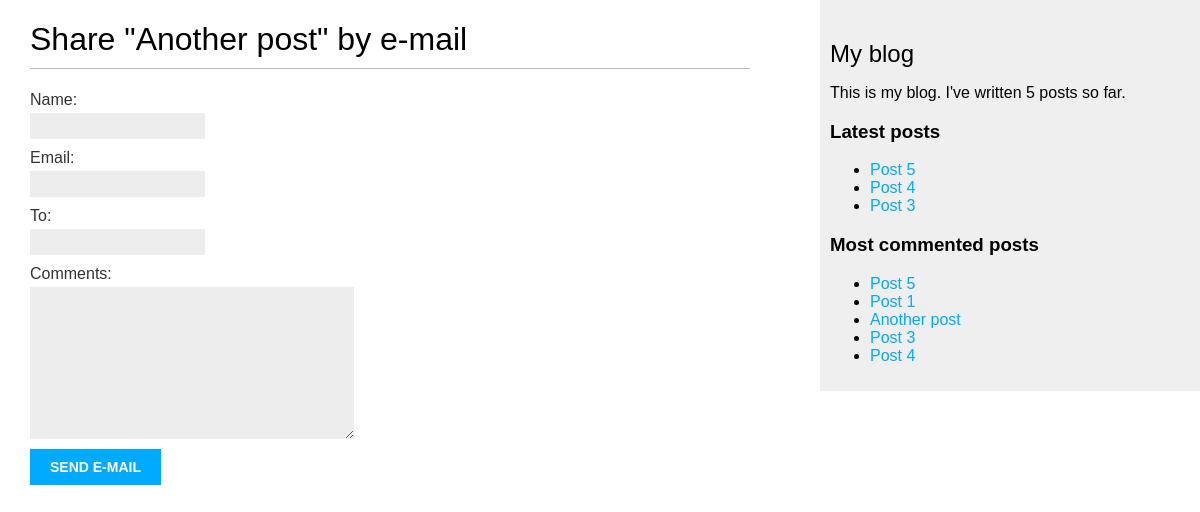
/blog/2/share/, run on the app's committed database.
### blog/models.py (models this page shows, shortened)
class Post(models.Model):
    class Status(models.TextChoices):
        DRAFT = 'DF', 'Draft'
        PUBLISHED = 'PB', 'Published'
    title = models.CharField(max_length=250)
    slug = models.SlugField(max_length=250, unique_for_date='publish')
    author = models.ForeignKey(User,
        on_delete=models.CASCADE,
        related_name='blog_posts',
        default=1)
    body = models.TextField()
    publish = models.DateTimeField(default=timezone.now)
    created = models.DateTimeField(auto_now_add=True)
    updated = models.DateTimeField(auto_now=True)
    status = models.CharField(max_length=2,
        choices=Status.choices,
        default=Status.DRAFT)
    objects = models.Manager()
    published = PublishedManager()
    tags = TaggableManager()
    class Meta:
        ordering = ['-publish']
        indexes = [
            models.Index(fields=['-publish']),
        ]
    def get_absolute_url(self):
        return reverse('blog:post_detail',
            args=[self.publish.year,
                self.publish.month,
                self.publish.day,
                self.slug])

### blog/views.py (the view)
# urls.py: path('<int:post_id>/share/', views.post_share, name='post_share'),
def post_share(request, post_id):
    post = get_object_or_404(Post, id=post_id, status=Post.Status.PUBLISHED)
    sent = False
    if request.method == "POST":
        form = EmailPostForm(request.POST)
        if form.is_valid():
            cd = form.cleaned_data
            post_url = request.build_absolute_uri(post.get_absolute_url())
            subject = f"{cd['name']} recommends you read " f"{post.title}"
            message = (
                f"Read {post.title} at {post_url}\n\n"
                f"{cd['name']}'s comments: {cd['comments']}"
            )
            send_mail(subject, message, "your_account@gmail.com", [cd["to"]])
            sent = True
    else:
        form = EmailPostForm()
    return render(request, "blog/post/share.html", {"post": post, "form": form})

### blog/forms.py
class EmailPostForm(forms.Form):
    name = forms.CharField(max_length=25)
    email = forms.EmailField()
    to = forms.EmailField()
    comments = forms.CharField(required=False,
                               widget=forms.Textarea)

### blog/models.py (called while the page is built)
    def get_queryset(self):
        return super().get_queryset().filter(status=Post.Status.PUBLISHED)

### blog/templatetags/blog_tags.py (called while the page is built)
@register.simple_tag
def total_posts():
    return Post.published.count()

@register.simple_tag
def get_most_commented_posts(count=5):
    return Post.published.annotate(total_comments=Count('comments')).order_by(
        '-total_comments')[:count]

@register.inclusion_tag('blog/post/latest_posts.html')
def show_latest_posts(count=5):
    latest_posts = Post.published.order_by('-publish')[:count]
    return {'latest_posts': latest_posts}

### blog/templates/blog/post/share.html (shortened to what this page needs)
{% extends "blog/base.html" %}
{% block content %}
  {% if sent %}
    <h1>E-mail successfully sent</h1>
    <p>
      "{{ post.title }}" was successfully sent
      to {{ form.cleaned_data.to }}.
    </p>
  {% else %}
    <h1>Share "{{ post.title }}" by e-mail</h1>
    <form method="post">
      {{ form.as_p }}
      <input type="submit" value="Send e-mail">
    </form>
  {% endif %}
{% endblock %}

### blog/templates/blog/base.html (shortened to what this page needs)
{% load blog_tags %}
{% load static %}
<!DOCTYPE html>
<html>
<head>
  <link href="{% static "css/main.css" %}" rel="stylesheet">
</head>
<body>
  <div id="content">
    {% block content %}
    {% endblock %}
  </div>
  <div id="sidebar">
    <h2>My blog</h2>
    <p>
      This is my blog.
      I've written {% total_posts %} posts so far.
    </p>
    <h3>Latest posts</h3>
    {% show_latest_posts 3 %}
    <h3>Most commented posts</h3>
    {% get_most_commented_posts as most_commented_posts %}
    <ul>
      {% for post in most_commented_posts %}
      <li>
        <a href="{{ post.get_absolute_url }}">{{ post.title }}</a>
      </li>
      {% endfor %}
    </ul>
  </div>
</body>
</html>

### blog/templates/blog/post/latest_posts.html
<ul>
    {% for post in latest_posts %}
      <li>
        <a href="{{ post.get_absolute_url }}">{{ post.title }}</a>
      </li>
    {% endfor %}
  </ul>

### blog/static/css/main.css (style rules this page uses)
body { margin:0; padding:0; font-family:helvetica, sans-serif; }
a { color:#00abff; text-decoration:none; }
h1 { font-weight:normal; border-bottom:1px solid #bbb; padding:0 0 10px 0; }
h2 { font-weight:normal; margin:30px 0 0; }
#content { float:left; width:60%; padding:0 0 0 30px; }
#sidebar { float:right; width:30%; padding:10px; background:#efefef; height:100%; }
label { float:left; clear:both; color:#333; margin-bottom:4px; }
input, textarea { clear:both; float:left; margin:0 0 10px; background:#ededed; border:0; padding:6px 10px; font-size:12px; }
input[type=submit] { font-weight:bold; background:#00abff; color:#fff; padding:10px 20px; font-size:14px; text-transform:uppercase; }

### data on the page
Post: title "Another post"
Post: title "Post 5"
Post: title "Post 4"
Post: title "Post 3"
Post: title "Post 1"
